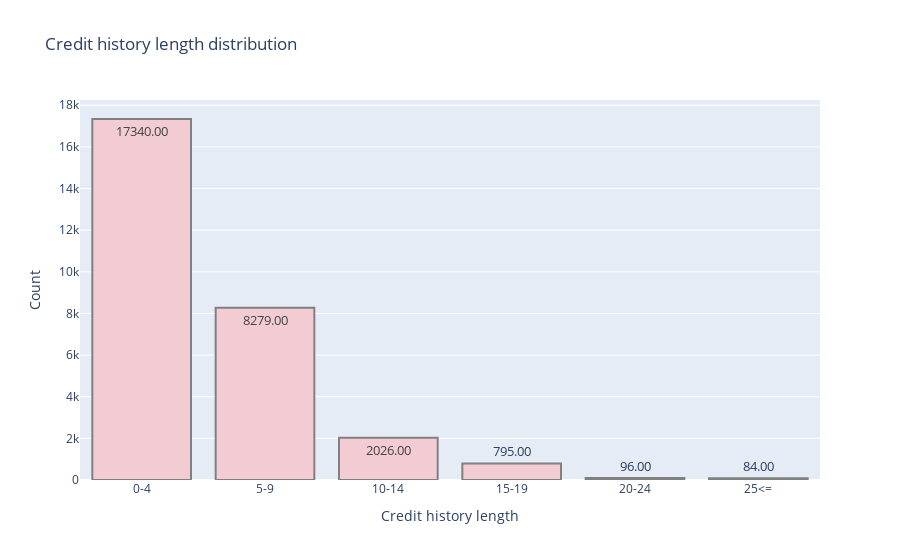

The code cell stored with this chart in its notebook:
### Markdown cell above
### <a name='1.5'></a>Feature Engineering

### Code cell
data['cred_hist_length_group'] = pd.cut(data['cb_person_cred_hist_length'],
                           bins=[0, 5, 10, 15, 20, 25, 30],
                           labels=['0-4', '5-9', '10-14', '15-19', '20-24', '25<='])

counts=data.cred_hist_length_group.value_counts()

fig = px.bar(x=counts.index, y=counts.values, color_discrete_sequence=px.colors.sequential.Magenta, 
             title='Credit history length distribution')

fig.update_layout(xaxis_title='Credit history length', yaxis_title='Count')
fig.update_traces(texttemplate='%{y:.2f}', textposition='auto', textfont_size=13, marker=dict(line=dict(color='#102000', width=.2)))

fig.data[0].marker.line.width = 2
fig.data[0].marker.line.color='gray'
fig.show()

### Figure 1 — Plotly figure (JSON) as saved in the notebook; plotly's stock layout.template omitted (floating-point values rounded to 4 significant figures)
{"data": [{"alignmentgroup": "True", "hovertemplate": "x=%{x}<br>y=%{y}<extra></extra>", "legendgroup": "", "marker": {"color": "rgb(243, 203, 211)", "line": {"color": "gray", "width": 2}, "pattern": {"shape": ""}}, "name": "", "offsetgroup": "", "orientation": "v", "showlegend": false, "textfont": {"size": 13}, "textposition": "auto", "texttemplate": "%{y:.2f}", "type": "bar", "x": ["0-4", "5-9", "10-14", "15-19", "20-24", "25<="], "xaxis": "x", "y": [17340, 8279, 2026, 795, 96, 84], "yaxis": "y"}], "layout": {"autosize": true, "barmode": "relative", "legend": {"tracegroupgap": 0}, "title": {"text": "Credit history length distribution"}, "xaxis": {"anchor": "y", "autorange": true, "domain": [0, 1], "range": [-0.5, 5.5], "title": {"text": "Credit history length"}, "type": "category"}, "yaxis": {"anchor": "x", "autorange": true, "domain": [0, 1], "range": [0, 18250.0], "title": {"text": "Count"}, "type": "linear"}}}
